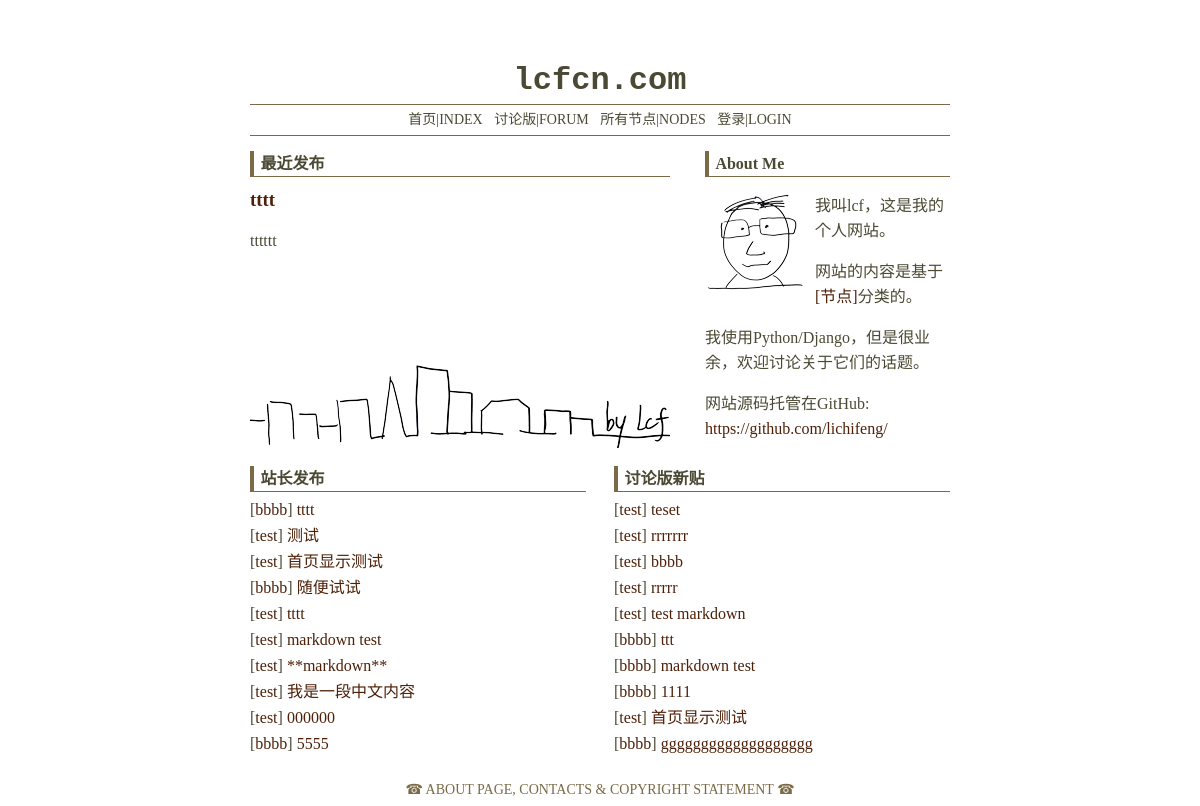
The app's page /, older data.
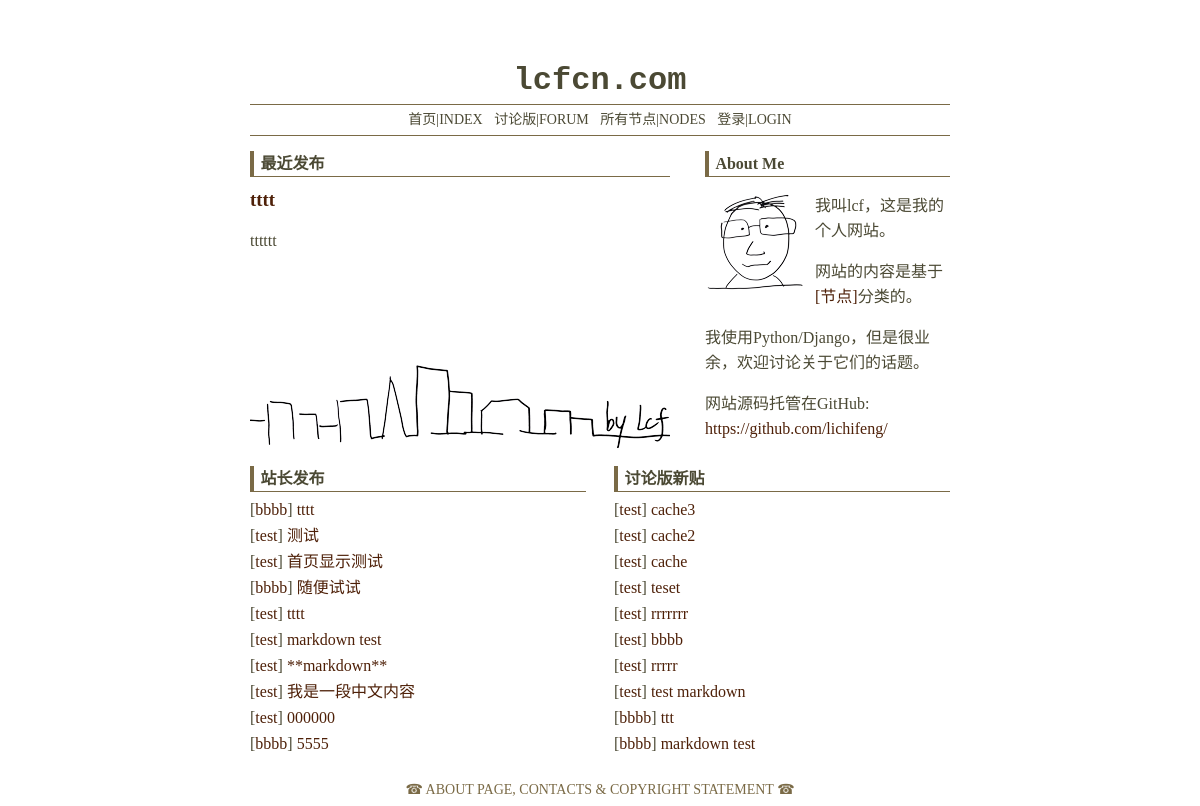
The same page, newer data.
### forum/models.py (models this page shows, shortened)
class PostBase(DateTimeBase):
    title = models.CharField(max_length=200, error_messages={
        'blank': u"标题不能为空",
        'null': u"标题不能为空",
        'invalid': u"您输入了一个无效的标题，标题的长度请控制在100个字符内"
    }, help_text=u"☞标题为必填且不能超过100个字符", verbose_name=u"标题")
    content = models.TextField(blank=True, null=True,
                               help_text=u"☞内容可以留空，但不要输入无意义的内容",
                               verbose_name=u"内容")
    author = models.ForeignKey(User, blank=True, null=True, related_name='%(class)s', on_delete=models.SET_NULL)
    content_md = models.TextField(blank=True, null=True)
    bygod = models.BooleanField(blank=True, default=False,
                                help_text=u"☞将这篇文章归入管理员文集",
                                verbose_name=u"归档")
    guest_name = models.CharField(max_length=30, default="Guest", verbose_name=u"游客称呼", blank=True, null=True,
                                  validators=[
                                      validators.RegexValidator(r'^[\w.@+-]+$', u"名字中包含不允许的字符.", 'invalid')
                                  ])
    guest_email = models.EmailField(
        max_length=254, verbose_name=u"游客联系方式", blank=True, null=True,
        help_text=u"您的邮件地址在显示时会将@替换为[at]",
        error_messages={
            'invalid': u"您输入了一个无效的邮件地址，请修改或留空"
        }
    )
    ip_addr = models.IPAddressField(default='0.0.0.0', verbose_name=u"IP地址", help_text=u"发信人的IP地址")
    class Meta:
        abstract = True

class Post(PostBase):
    node = models.ForeignKey(NodeTag, null=True, related_name='posts', on_delete=models.SET_NULL)
    class Meta:
        ordering = ['-pk']

class DateTimeBase(models.Model):
    created = models.DateTimeField(auto_now_add=True)
    last_edited = models.DateTimeField(auto_now=True)
    class Meta:
        abstract = True

class NodeTag(DateTimeBase):
    name = models.CharField(max_length=50, error_messages={
        'blank': u"节点的名称不能为空",
        'null': u"节点的名称不能为空",
        'invalid': u"您输入了一个无效的节点名称，节点名称的长度不能超过50个字符"
    }, help_text=u"☞节点名称为必填且不能超过50个字符", verbose_name=u"节点名称", unique=True)
    description = models.TextField(blank=True, null=True,
                                   help_text=u"☞关于节点讨论主题的简要描述",
                                   verbose_name=u"节点描述")
    slug = models.CharField(max_length=30, help_text=u"☞节点的英文简写", verbose_name=u"节点代号", unique=True)

### forum/views.py (the view)
# urls.py: url(r'^$', views.IndexView.as_view(), name='index'),
class IndexView(ListView):
    model = Post
    template_name = 'forum/index.html'
    def get_context_data(self, **kwargs):
        return {'post_latest': self.get_queryset().filter(bygod=False),
                'blog_latest': self.get_queryset().filter(bygod=True)}

### forum/templates/forum/index.html
{% extends 'forum/base.html' %}
{% load staticfiles %}
{% block container %}
    <div class="index-row">
        <div id="recommended">
            <div class="index-column-title">最近发布</div>
        {% if blog_latest %}
            {% with blog_latest|first as intro %}
                <div style="overflow: hidden;height: 180px;">
                    <a href="{% url 'post-detail' pk=intro.pk %}">
                        <h3 style="margin: 5px 0;">{{ intro.title }}</h3>
                    </a>
                {{ intro.content_md|safe }}
                </div>
            {% endwith %}
        {% endif %}
        </div>
        <div id="intro">
            <div class="index-column-title">About Me</div>
            <img src="{% static 'forum/avatar.gif' %}" alt="Photo of lcf" style="float: left; margin-right: 10px;"/>
            <p>我叫lcf，这是我的个人网站。</p>
            <p>网站的内容是基于<a href="{% url 'nodetag-list' %}">[节点]</a>分类的。</p>
            <p>我使用Python/Django，但是很业余，欢迎讨论关于它们的话题。</p>
            <p>网站源码托管在GitHub: <br/><a href="https://github.com/lichifeng/">https://github.com/lichifeng/</a></p>
        </div>
    </div>
    <div class="index-row">
        <div id="latest-blog">
            <div class="index-column-title">站长发布</div>
            <ul>
                {% for blog in blog_latest|slice:":10" %}
                    <li>[<a href="{% url 'nodetag-detail' slug=blog.node.slug %}">{{ blog.node.name }}</a>]
                        <a href="{% url 'post-detail' pk=blog.pk %}">{{ blog.title }}</a></li>
                {% endfor %}
            </ul>
        </div>
        <div id="latest-post">
            <div class="index-column-title">讨论版新贴</div>
            <ul>
                {% for post in post_latest|slice:":10" %}
                    <li>[<a href="{% url 'nodetag-detail' slug=post.node.slug %}">{{ post.node.name }}</a>]
                        <a href="{% url 'post-detail' pk=post.pk %}">{{ post.title }}</a></li>
                {% endfor %}
            </ul>
        </div>
    </div>
{% endblock %}

### forum/templates/forum/base.html (shortened to what this page needs)
{% load staticfiles %}
<!DOCTYPE html>
<html>
<head lang="zh-cn">
    <link rel="stylesheet" href="{% static 'forum/mainstyle.css' %}"/>
</head>
<body>
<div id="container">
    <div id="title">
        <h1><a href="/">lcfcn.com</a></h1>
    </div>
    <div id="navi-bar">
        <a href="{% url 'index' %}">首页|INDEX</a>
        <a href="{% url 'forum-index' %}">讨论版|FORUM</a>
        <a href="{% url 'nodetag-list' %}">所有节点|NODES</a>
        {% if user.is_authenticated %}
            <span id="current_id">ID: {{ user.username }} (<a href="{% url 'user-logout' %}">退出</a>)</span>
        {% else %}
            <a href="{% url 'user-login' %}">登录|LOGIN</a>
        {% endif %}
    </div>
    {% block container %}
    {% endblock %}
    <div id="footer">☎ ABOUT PAGE, CONTACTS & COPYRIGHT STATEMENT ☎</div>
</div>
</body>
</html>

### forum/static/forum/mainstyle.css (style rules this page uses)
body { font-size: 16px; color: #4B4934; font-family: Georgia, "Times New Roman", Times, serif, sans-serif; }
div { word-break: break-all; word-wrap: break-word; -ms-word-wrap: break-word; }
a { color: #4E2008; text-decoration: none; }
#container { margin: auto; max-width: 700px; }
#title { margin-top: 60px; text-align: center; }
#title a { color: #4B4934; font-family: "Courier New", courier, monospace; }
#title h1 { margin: 5px 0; }
#navi-bar { border-bottom: 1px solid #7A6A46; border-top: 1px solid #7A6A46; font-size: 14px; height: 30px; line-height: 30px; text-align: center; margin-bottom: 10px; position: relative; }
#navi-bar a { color: #4b4934; margin: auto 4px; }
#footer { font-size: 14px; margin-top: 15px; text-align: center; color: #7A6A46; }
.index-row { height: 300px; margin-top: 15px; overflow: hidden; line-height: 25px; }
#recommended { overflow: hidden; height: 210px; padding-bottom: 90px; width: 60%; float: left; background: url("recommendback.gif") no-repeat bottom center; }
#intro { height: 100%; width: 35%; float: right; }
#latest-blog { height: 100%; width: 48%; float: left; }
#latest-post { height: 100%; width: 48%; float: right; }
.index-column-title { border-bottom: 1px solid #7A6A46; border-left: 4px solid #7A6A46; font-weight: bold; padding-left: 0.4em; margin-bottom: 5px; }
.index-row ul { padding: 0; margin: 5px 0; }
.index-row li { list-style-type: none; height: 25px; margin-bottom: 1px; overflow: hidden; }

Row changes from the older to the newer data that the page shows:
no longer on this page (row unchanged): Post: node.name "bbbb", title "1111"
no longer on this page (row unchanged): Post: node.name "test", title "首页显示测试"
no longer on this page (row unchanged): Post: node.name "bbbb", title "ggggggggggggggggggg"
added Post: node.name "test", title "cache3"
added Post: node.name "test", title "cache2"
added Post: node.name "test", title "cache"
